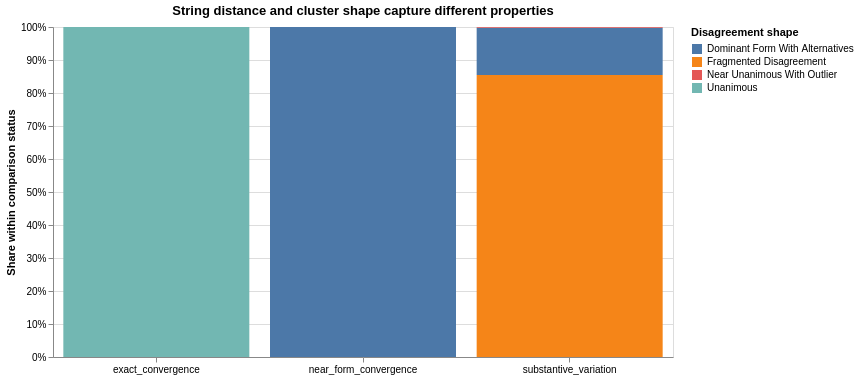

The code cell stored with this chart in its notebook:
### Code cell
status_shape = patterns.groupby(['comparison_status', 'disagreement_shape']).size().reset_index(name='languages')
status_shape['share'] = status_shape.groupby('comparison_status')['languages'].transform(lambda s: s / s.sum())
status_shape['shape_label'] = status_shape['disagreement_shape'].map(SHAPE_LABELS)

status_shape_chart = alt.Chart(status_shape).mark_bar().encode(
    x=alt.X('comparison_status:N', title=None, axis=alt.Axis(labelAngle=0)),
    y=alt.Y('share:Q', title='Share within comparison status', axis=alt.Axis(format='%')),
    color=alt.Color('shape_label:N', title='Disagreement shape', scale=alt.Scale(scheme='tableau10')),
    order=alt.Order('share:Q', sort='descending'),
).properties(width=620, height=330, title='String distance and cluster shape capture different properties')
display(status_shape_chart)
save_chart(status_shape_chart, str(FIGURE_DIR / 'comparison_status_by_disagreement_shape.png'))

### Figure 1 — Vega specification as saved in the notebook (floating-point values rounded to 4 significant figures)
{"$schema": "https://vega.github.io/schema/vega/v6.json", "data": [{"name": "source_0", "values": [{"comparison_status": "exact_convergence", "shape_label": "Unanimous", "share_end": 1.0, "share_start": 0.0}, {"comparison_status": "near_form_convergence", "shape_label": "Dominant Form With Alternatives", "share_end": 1.0, "share_start": 0.0}, {"comparison_status": "substantive_variation", "shape_label": "Dominant Form With Alternatives", "share_end": 0.9977, "share_start": 0.8545}, {"comparison_status": "substantive_variation", "shape_label": "Fragmented Disagreement", "share_end": 0.8545, "share_start": 0.0}, {"comparison_status": "substantive_variation", "shape_label": "Near Unanimous With Outlier", "share_end": 1.0, "share_start": 0.9977}]}, {"name": "source_0_x_domain_comparison_status", "values": [{"comparison_status": "exact_convergence"}, {"comparison_status": "near_form_convergence"}, {"comparison_status": "substantive_variation"}]}, {"name": "source_0_color_domain_shape_label", "values": [{"shape_label": "Unanimous"}, {"shape_label": "Dominant Form With Alternatives"}, {"shape_label": "Fragmented Disagreement"}, {"shape_label": "Near Unanimous With Outlier"}]}], "marks": [{"type": "rect", "name": "marks", "from": {"data": "source_0"}, "encode": {"update": {"fill": {"field": "shape_label", "scale": "color"}, "width": {"signal": "max(0.25, bandwidth('x'))"}, "y2": {"field": "share_start", "scale": "y"}, "x": {"field": "comparison_status", "scale": "x"}, "y": {"field": "share_end", "scale": "y"}}}, "style": ["bar"]}], "scales": [{"name": "x", "type": "band", "domain": {"data": "source_0_x_domain_comparison_status", "field": "comparison_status", "sort": true}, "range": [0, {"signal": "width"}], "paddingOuter": 0.05, "paddingInner": 0.1}, {"name": "y", "type": "linear", "domain": {"data": "source_0", "fields": ["share_start", "share_end"]}, "range": [{"signal": "height"}, 0], "nice": true, "zero": true}, {"name": "color", "type": "ordinal", "domain": {"data": "source_0_color_domain_shape_label", "field": "shape_label", "sort": true}, "range": {"scheme": "tableau10"}}], "axes": [{"scale": "y", "domain": false, "tickCount": {"signal": "ceil(height/40)"}, "ticks": false, "zindex": 0, "minExtent": 0, "gridScale": "x", "maxExtent": 0, "grid": true, "labels": false, "orient": "left", "aria": false}, {"scale": "x", "zindex": 0, "grid": false, "labelAngle": 0, "orient": "bottom", "labelBaseline": "top"}, {"scale": "y", "title": "Share within comparison status", "tickCount": {"signal": "ceil(height/40)"}, "orient": "left", "labelOverlap": true, "grid": false, "format": "%", "zindex": 0}], "title": {"text": "String distance and cluster shape capture different properties", "frame": "group"}, "style": "cell", "height": 330, "legends": [{"title": "Disagreement shape", "fill": "color", "symbolType": "square"}], "width": 620, "background": "white", "padding": 5}
